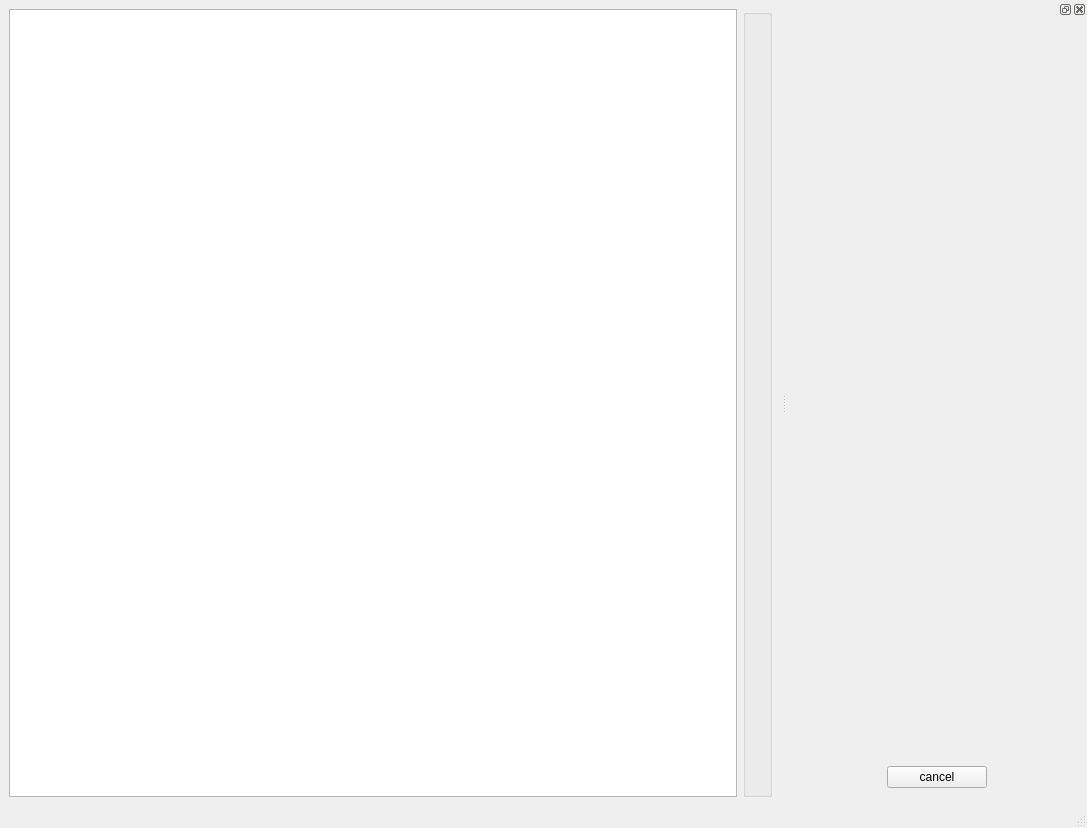
<?xml version="1.0" encoding="UTF-8"?>
<ui version="4.0">
 <class>MainWindow</class>
 <widget class="QMainWindow" name="MainWindow">
  <property name="geometry">
   <rect>
    <x>0</x>
    <y>0</y>
    <width>1087</width>
    <height>828</height>
   </rect>
  </property>
  <property name="windowTitle">
   <string>MainWindow</string>
  </property>
  <widget class="QWidget" name="centralwidget">
   <layout class="QGridLayout" name="gridLayout">
    <item row="0" column="0">
     <widget class="QTextEdit" name="textEdit"/>
    </item>
    <item row="0" column="1">
     <widget class="QGroupBox" name="buttonsGroupBox">
      <property name="title">
       <string/>
      </property>
      <layout class="QGridLayout" name="gridLayout_2"/>
     </widget>
    </item>
   </layout>
  </widget>
  <widget class="QMenuBar" name="menubar">
   <property name="geometry">
    <rect>
     <x>0</x>
     <y>0</y>
     <width>1087</width>
     <height>26</height>
    </rect>
   </property>
  </widget>
  <widget class="QStatusBar" name="statusbar"/>
  <widget class="QDockWidget" name="dockWidget">
   <property name="minimumSize">
    <size>
     <width>300</width>
     <height>106</height>
    </size>
   </property>
   <attribute name="dockWidgetArea">
    <number>2</number>
   </attribute>
   <widget class="QWidget" name="controlDockWidget">
    <layout class="QGridLayout" name="gridLayout_3">
     <item row="0" column="0">
      <widget class="QWidget" name="buttonsWidget" native="true">
       <layout class="QGridLayout" name="gridLayout_4">
        <item row="2" column="0">
         <widget class="QPushButton" name="cancelButton">
          <property name="sizePolicy">
           <sizepolicy hsizetype="Minimum" vsizetype="Fixed">
            <horstretch>1</horstretch>
            <verstretch>1</verstretch>
           </sizepolicy>
          </property>
          <property name="maximumSize">
           <size>
            <width>100</width>
            <height>16777215</height>
           </size>
          </property>
          <property name="text">
           <string>cancel</string>
          </property>
          <property name="icon">
           <iconset resource="imageprocessing.qrc">
            <normaloff>:/images/reject.png</normaloff>:/images/reject.png</iconset>
          </property>
         </widget>
        </item>
        <item row="1" column="0">
         <spacer name="cancelVerticalSpacer">
          <property name="orientation">
           <enum>Qt::Vertical</enum>
          </property>
          <property name="sizeHint" stdset="0">
           <size>
            <width>20</width>
            <height>668</height>
           </size>
          </property>
         </spacer>
        </item>
       </layout>
      </widget>
     </item>
    </layout>
   </widget>
  </widget>
 </widget>
 <resources>
  <include location="imageprocessing.qrc"/>
 </resources>
 <connections/>
</ui>
